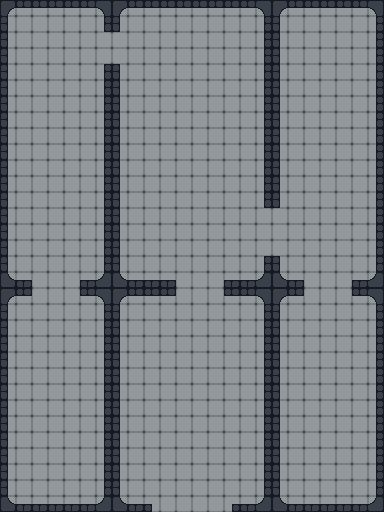

Tiled map render using the project's own tile images. Description and the whole map definition, tile-layer contents included, below:
An orthogonal 24x32 tile map with 16x16 px tiles, 3 tile layers (ground, decor, fence) and 1 object (room).

<map version="1.10" tiledversion="1.12.1" orientation="orthogonal" renderorder="right-down" width="24" height="32" tilewidth="16" tileheight="16" infinite="0" nextlayerid="5" nextobjectid="2">
 <tileset firstgid="1" source="../Tilesets/kelias.tsx" />
 <layer id="1" name="ground" width="24" height="32">
  <data encoding="csv">
2,2,2,2,2,2,2,2,2,2,2,2,2,2,2,2,2,2,2,2,2,2,2,2,
2,2,2,2,2,2,2,2,2,2,2,2,2,2,2,2,2,2,2,2,2,2,2,2,
2,2,2,2,2,2,2,2,2,2,2,2,2,2,2,2,2,2,2,2,2,2,2,2,
2,2,2,2,2,2,2,2,2,2,2,2,2,2,2,2,2,2,2,2,2,2,2,2,
2,2,2,2,2,2,2,2,2,2,2,2,2,2,2,2,2,2,2,2,2,2,2,2,
2,2,2,2,2,2,2,2,2,2,2,2,2,2,2,2,2,2,2,2,2,2,2,2,
2,2,2,2,2,2,2,2,2,2,2,2,2,2,2,2,2,2,2,2,2,2,2,2,
2,2,2,2,2,2,2,2,2,2,2,2,2,2,2,2,2,2,2,2,2,2,2,2,
2,2,2,2,2,2,2,2,2,2,2,2,2,2,2,2,2,2,2,2,2,2,2,2,
2,2,2,2,2,2,2,2,2,2,2,2,2,2,2,2,2,2,2,2,2,2,2,2,
2,2,2,2,2,2,2,2,2,2,2,2,2,2,2,2,2,2,2,2,2,2,2,2,
2,2,2,2,2,2,2,2,2,2,2,2,2,2,2,2,2,2,2,2,2,2,2,2,
2,2,2,2,2,2,2,2,2,2,2,2,2,2,2,2,2,2,2,2,2,2,2,2,
2,2,2,2,2,2,2,2,2,2,2,2,2,2,2,2,2,2,2,2,2,2,2,2,
2,2,2,2,2,2,2,2,2,2,2,2,2,2,2,2,2,2,2,2,2,2,2,2,
2,2,2,2,2,2,2,2,2,2,2,2,2,2,2,2,2,2,2,2,2,2,2,2,
2,2,2,2,2,2,2,2,2,2,2,2,2,2,2,2,2,2,2,2,2,2,2,2,
2,2,2,2,2,2,2,2,2,2,2,2,2,2,2,2,2,2,2,2,2,2,2,2,
2,2,2,2,2,2,2,2,2,2,2,2,2,2,2,2,2,2,2,2,2,2,2,2,
2,2,2,2,2,2,2,2,2,2,2,2,2,2,2,2,2,2,2,2,2,2,2,2,
2,2,2,2,2,2,2,2,2,2,2,2,2,2,2,2,2,2,2,2,2,2,2,2,
2,2,2,2,2,2,2,2,2,2,2,2,2,2,2,2,2,2,2,2,2,2,2,2,
2,2,2,2,2,2,2,2,2,2,2,2,2,2,2,2,2,2,2,2,2,2,2,2,
2,2,2,2,2,2,2,2,2,2,2,2,2,2,2,2,2,2,2,2,2,2,2,2,
2,2,2,2,2,2,2,2,2,2,2,2,2,2,2,2,2,2,2,2,2,2,2,2,
2,2,2,2,2,2,2,2,2,2,2,2,2,2,2,2,2,2,2,2,2,2,2,2,
2,2,2,2,2,2,2,2,2,2,2,2,2,2,2,2,2,2,2,2,2,2,2,2,
2,2,2,2,2,2,2,2,2,2,2,2,2,2,2,2,2,2,2,2,2,2,2,2,
2,2,2,2,2,2,2,2,2,2,2,2,2,2,2,2,2,2,2,2,2,2,2,2,
2,2,2,2,2,2,2,2,2,2,2,2,2,2,2,2,2,2,2,2,2,2,2,2,
2,2,2,2,2,2,2,2,2,2,2,2,2,2,2,2,2,2,2,2,2,2,2,2,
2,2,2,2,2,2,2,2,2,2,2,2,2,2,2,2,2,2,2,2,2,2,2,2
</data>
 </layer>
 <layer id="3" name="decor" width="24" height="32">
  <data encoding="csv">
0,0,0,0,0,0,0,0,0,0,0,0,0,0,0,0,0,0,0,0,0,0,0,0,
0,0,0,0,0,0,0,0,0,0,0,0,0,0,0,0,0,0,0,0,0,0,0,0,
0,0,0,0,0,0,0,0,0,0,0,0,0,0,0,0,0,0,0,0,0,0,0,0,
0,0,0,0,0,0,0,0,0,0,0,0,0,0,0,0,0,0,0,0,0,0,0,0,
0,0,0,0,0,0,0,0,0,0,0,0,0,0,0,0,0,0,0,0,0,0,0,0,
0,0,0,0,0,0,0,0,0,0,0,0,0,0,0,0,0,0,0,0,0,0,0,0,
0,0,0,0,0,0,0,0,0,0,0,0,0,0,0,0,0,0,0,0,0,0,0,0,
0,0,0,0,0,0,0,0,0,0,0,0,0,0,0,0,0,0,0,0,0,0,0,0,
0,0,0,0,0,0,0,0,0,0,0,0,0,0,0,0,0,0,0,0,0,0,0,0,
0,0,0,0,0,0,0,0,0,0,0,0,0,0,0,0,0,0,0,0,0,0,0,0,
0,0,0,0,0,0,0,0,0,0,0,0,0,0,0,0,0,0,0,0,0,0,0,0,
0,0,0,0,0,0,0,0,0,0,0,0,0,0,0,0,0,0,0,0,0,0,0,0,
0,0,0,0,0,0,0,0,0,0,0,0,0,0,0,0,0,0,0,0,0,0,0,0,
0,0,0,0,0,0,0,0,0,0,0,0,0,0,0,0,0,0,0,0,0,0,0,0,
0,0,0,0,0,0,0,0,0,0,0,0,0,0,0,0,0,0,0,0,0,0,0,0,
0,0,0,0,0,0,0,0,0,0,0,0,0,0,0,0,0,0,0,0,0,0,0,0,
0,0,0,0,0,0,0,0,0,0,0,0,0,0,0,0,0,0,0,0,0,0,0,0,
0,0,0,0,0,0,0,0,0,0,0,0,0,0,0,0,0,0,0,0,0,0,0,0,
0,0,0,0,0,0,0,0,0,0,0,0,0,0,0,0,0,0,0,0,0,0,0,0,
0,0,0,0,0,0,0,0,0,0,0,0,0,662,663,0,0,0,0,0,0,0,0,0,
0,0,0,0,0,0,0,0,0,0,0,0,0,694,695,0,0,0,0,0,0,0,0,0,
0,0,0,0,0,0,0,0,0,0,0,0,124,0,0,0,0,0,0,0,0,0,0,0,
0,0,0,0,0,0,0,0,0,0,0,0,0,0,0,0,0,0,0,0,0,0,0,0,
0,0,0,0,0,0,0,0,0,0,0,0,0,0,0,0,0,0,0,0,0,0,0,0,
0,0,0,0,0,0,0,0,0,0,0,0,0,0,0,0,0,0,0,0,0,0,0,0,
0,0,0,0,0,0,0,0,0,0,0,0,0,0,0,0,0,0,0,0,0,0,0,0,
0,0,0,0,0,0,0,0,0,0,0,0,0,0,0,0,0,0,0,0,0,0,0,0,
0,0,0,0,0,0,0,0,94,0,0,0,0,0,0,0,0,0,0,0,0,0,0,0,
0,0,0,0,0,0,0,0,126,0,0,0,0,0,0,0,0,0,0,0,0,0,0,0,
0,0,0,0,0,0,0,0,0,0,0,0,0,0,0,0,0,0,0,0,0,0,0,0,
0,0,0,0,0,0,0,0,0,0,0,0,0,0,0,0,0,0,0,0,0,0,0,0,
0,0,0,0,0,0,0,0,0,0,0,0,0,0,0,0,0,0,0,0,0,0,0,0
</data>
 </layer>
 <layer id="4" name="fence" width="24" height="32">
  <data encoding="csv">
260,322,322,322,322,322,261,260,322,322,322,322,322,322,322,322,261,260,322,322,322,322,322,261,
291,0,0,0,0,0,289,291,0,0,0,0,0,0,0,0,289,291,0,0,0,0,0,289,
291,0,0,0,0,0,0,0,0,0,0,0,0,0,0,0,289,291,0,0,0,0,0,289,
291,0,0,0,0,0,0,0,0,0,0,0,0,0,0,0,289,291,0,0,0,0,0,289,
291,0,0,0,0,0,289,291,0,0,0,0,0,0,0,0,289,291,0,0,0,0,0,289,
291,0,0,0,0,0,289,291,0,0,0,0,0,0,0,0,289,291,0,0,0,0,0,289,
291,0,0,0,0,0,289,291,0,0,0,0,0,0,0,0,289,291,0,0,0,0,0,289,
291,0,0,0,0,0,289,291,0,0,0,0,0,0,0,0,289,291,0,0,0,0,0,289,
291,0,0,0,0,0,289,291,0,0,0,0,0,0,0,0,289,291,0,0,0,0,0,289,
291,0,0,0,0,0,289,291,0,0,0,0,0,0,0,0,289,291,0,0,0,0,0,289,
291,0,0,0,0,0,289,291,0,0,0,0,0,0,0,0,289,291,0,0,0,0,0,289,
291,0,0,0,0,0,289,291,0,0,0,0,0,0,0,0,289,291,0,0,0,0,0,289,
291,0,0,0,0,0,289,291,0,0,0,0,0,0,0,0,289,291,0,0,0,0,0,289,
291,0,0,0,0,0,289,291,0,0,0,0,0,0,0,0,0,0,0,0,0,0,0,289,
291,0,0,0,0,0,289,291,0,0,0,0,0,0,0,0,0,0,0,0,0,0,0,289,
291,0,0,0,0,0,289,291,0,0,0,0,0,0,0,0,0,0,0,0,0,0,0,289,
291,0,0,0,0,0,289,291,0,0,0,0,0,0,0,0,289,291,0,0,0,0,0,289,
292,258,0,0,0,258,293,292,258,258,258,0,0,0,258,258,293,292,258,0,0,0,258,293,
260,322,0,0,0,322,261,260,322,322,322,0,0,0,322,322,261,260,322,0,0,0,322,261,
291,0,0,0,0,0,289,291,0,0,0,0,0,0,0,0,289,291,0,0,0,0,0,289,
291,0,0,0,0,0,289,291,0,0,0,0,0,0,0,0,289,291,0,0,0,0,0,289,
291,0,0,0,0,0,289,291,0,0,0,0,0,0,0,0,289,291,0,0,0,0,0,289,
291,0,0,0,0,0,289,291,0,0,0,0,0,0,0,0,289,291,0,0,0,0,0,289,
291,0,0,0,0,0,289,291,0,0,0,0,0,0,0,0,289,291,0,0,0,0,0,289,
291,0,0,0,0,0,289,291,0,0,0,0,0,0,0,0,289,291,0,0,0,0,0,289,
291,0,0,0,0,0,289,291,0,0,0,0,0,0,0,0,289,291,0,0,0,0,0,289,
291,0,0,0,0,0,289,291,0,0,0,0,0,0,0,0,289,291,0,0,0,0,0,289,
291,0,0,0,0,0,289,291,0,0,0,0,0,0,0,0,289,291,0,0,0,0,0,289,
291,0,0,0,0,0,289,291,0,0,0,0,0,0,0,0,289,291,0,0,0,0,0,289,
291,0,0,0,0,0,289,291,0,0,0,0,0,0,0,0,289,291,0,0,0,0,0,289,
291,0,0,0,0,0,289,291,0,0,0,0,0,0,0,0,289,291,0,0,0,0,0,289,
292,258,258,258,258,258,293,292,258,259,847,813,813,848,257,258,293,292,258,258,258,258,258,293
</data>
 </layer>
 <objectgroup id="2" name="objects">
  <object id="1" name="room" x="160" y="496" width="63.7879" height="15.1212">
   <properties>
    <property name="Name" value="roomExit" />
    <property name="Type" value="room" />
   </properties>
  </object>
 </objectgroup>
</map>
